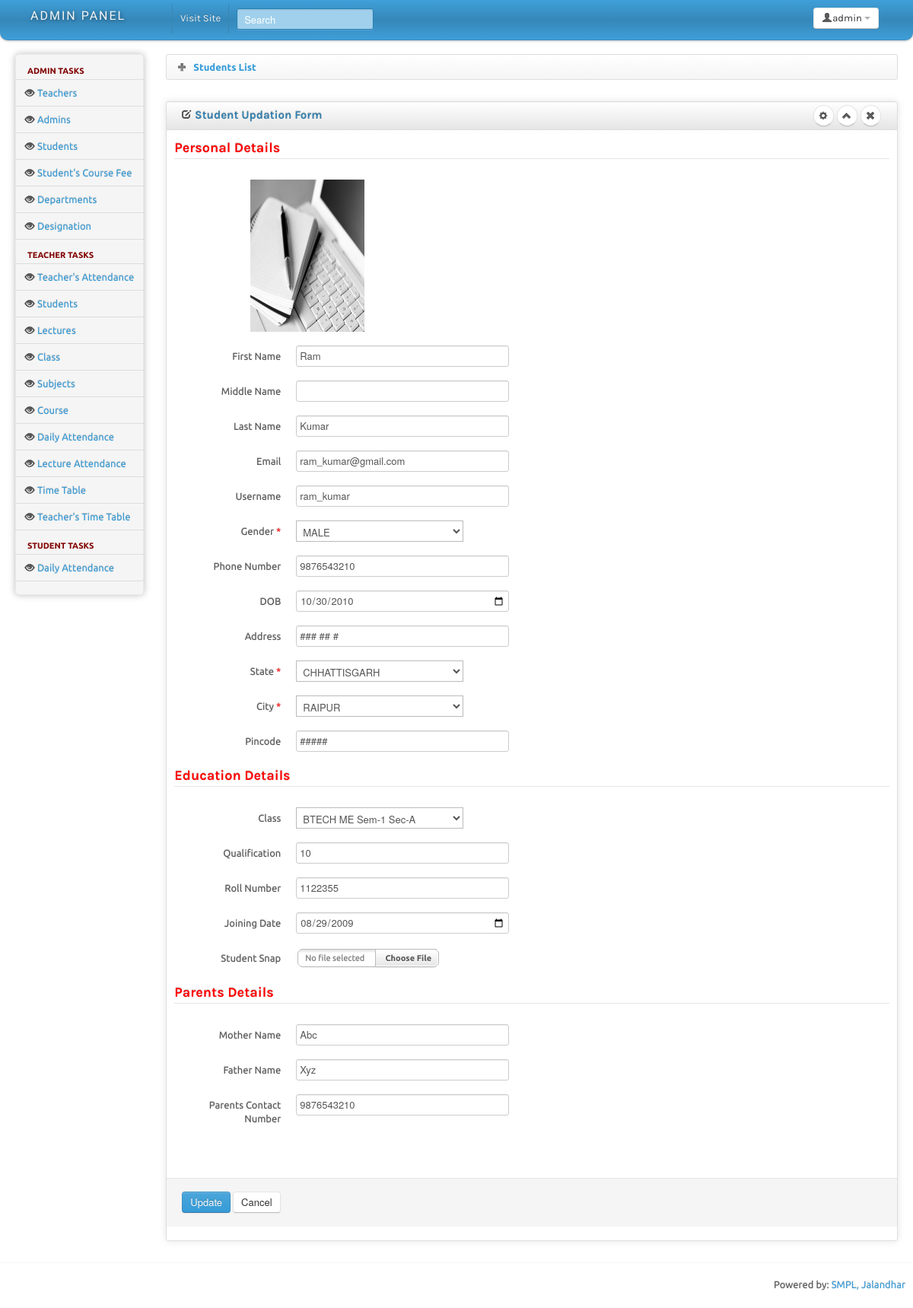
Screenshot of /admin/editstudent.php?id=2 (signed in) with the database file from the repository.
### tables this page shows
CREATE TABLE `students` (
  `id` int(11) NOT NULL,
  `class_id` int(11) NOT NULL,
  `login_id` int(11) NOT NULL,
  `roll_number` varchar(25) NOT NULL,
  `f_name` varchar(25) DEFAULT NULL,
  `l_name` varchar(25) DEFAULT NULL,
  `m_name` varchar(25) DEFAULT NULL,
  `gender` varchar(15) NOT NULL,
  `email` varchar(50) NOT NULL,
  `address` varchar(50) NOT NULL,
  `state` varchar(25) NOT NULL,
  `city` varchar(25) NOT NULL,
  `pincode` varchar(25) NOT NULL,
  `dob` date NOT NULL,
  `phone` varchar(15) NOT NULL,
  `mother_name` varchar(50) NOT NULL,
  `father_name` varchar(50) NOT NULL,
  `parents_contact` varchar(15) NOT NULL,
  `qualification` varchar(100) NOT NULL,
  `joining_date` date NOT NULL,
  `photo` varchar(50) NOT NULL,
  `full_fee` varchar(50) NOT NULL,
  `fee_paid` varchar(50) DEFAULT '0',
  `due_date` date DEFAULT NULL
);

CREATE TABLE `user_login` (
  `id` int(11) NOT NULL,
  `username` varchar(50) NOT NULL,
  `password` varchar(50) NOT NULL,
  `type` varchar(20) NOT NULL,
  `created_at` datetime NOT NULL DEFAULT CURRENT_TIMESTAMP
);

CREATE TABLE `states` (
  `stateid` int(11) NOT NULL,
  `statename` varchar(20) NOT NULL,
  `status` int(11) NOT NULL
);

CREATE TABLE `cities` (
  `cityid` int(11) NOT NULL,
  `stateid` int(11) NOT NULL,
  `cityname` varchar(20) NOT NULL,
  `status` int(11) NOT NULL
);

CREATE TABLE `classes` (
  `id` int(11) NOT NULL,
  `course_id` int(11) NOT NULL,
  `semester` varchar(10) DEFAULT NULL,
  `section` varchar(25) DEFAULT NULL
);

CREATE TABLE `courses` (
  `id` int(11) NOT NULL,
  `name` varchar(50) NOT NULL,
  `branch` varchar(50) NOT NULL,
  `fee_details` varchar(100) NOT NULL
);

### admin/config.php (called while the page is built, shortened)
<?php
class task
{
    public $con=0;
    public function connect()
    {
        $this->con=mysqli_connect($_SESSION['db_ip'], $_SESSION['db_user'], $_SESSION['db_pass'], $_SESSION['db_name']);
    }
    public function query($Query_String)
    {
        if ($this->Query_ID = mysqli_query($this->con, $Query_String)) {
            return $this->Query_ID;
        } else {
            return false;
        }
    }
    public function getValue($table, $field, $id){
        $query="select $field from $table where id=".$id;
        $data= $this->query($query);
        $row = mysqli_fetch_assoc($data);
        return $row[$field];
    }
    public function getValues($table, $field, $id, $check){
        $query="select $field from $table where $check=".$id;
        $data= $this->query($query);
        $row = mysqli_fetch_assoc($data);
        return $row[$field];
    }
}

### admin/editstudent.php (the view, shortened to what this page needs)
<?php
	require_once("config.php");
	$obj1=new task;
	$obj1->checkUser();
	$obj=new task;
	$id=$_GET['id'];
	$query="select * from students where id=$id";
    $data= $obj->query($query);
    $row=mysqli_fetch_array($data);
    extract($row);
	require_once("headincludes.php"); ?>
<body>
		<?php require_once("topbar.php"); ?>
		<div class="container-fluid">
		<div class="row-fluid">
			<div class="span2 main-menu-span">
				<div class="well nav-collapse sidebar-nav">
					<?php require_once("sidemenu.php"); ?>
				</div>
			</div>
			<div id="content" class="span10">
			<div>
				<ul class="breadcrumb">
					<li>
						<a href="students.php" style="text-decoration:none;">
							<img src="img/add.png" />
							<span style="font-weight:bold;">
								Students List
							</span>
						</a>
					</li>
				</ul>
			</div>
			<div class="row-fluid sortable">
				<div class="box span12">
					<div class="box-header well" data-original-title>
						<h2><i class="icon-edit"></i> Student Updation Form</h2>
						<div class="box-icon">
							<a href="#" class="btn btn-setting btn-round"><i class="icon-cog"></i></a>
							<a href="#" class="btn btn-minimize btn-round"><i class="icon-chevron-up"></i></a>
							<a href="#" class="btn btn-close btn-round"><i class="icon-remove"></i></a>
						</div>
					</div>
					<div class="box-content">
						<form class="form-horizontal" method="post" enctype="multipart/form-data">
							<fieldset>
								<div style="margin-left:100px;">
									<img style="height:200px; width:150px; " src="<?php echo $photo;?>">
								</div>
							  <legend><h3 style="color:red;">Personal Details</h3></legend>
							  <div class="control-group">
								<label class="control-label" for="firstname">First Name</label>
								<div class="controls">
								  <input class="input-xlarge focused" style="height:28;" name="firstname" id="firstname" type="text" value="<?php echo $f_name ;?>" required>
								</div>
							  </div>
							  <div class="control-group">
								<label class="control-label" for="middlename">Middle Name</label>
								<div class="controls">
								  <input class="input-xlarge focused" style="height:28;" name="middlename" id="middlename" type="text" value="<?php echo $m_name ;?>" required>
								</div>
							  </div>
							  <div class="control-group">
								<label class="control-label" for="lastname">Last Name</label>
								<div class="controls">
								  <input class="input-xlarge focused" style="height:28;" name="lastname" id="lastname" type="text" value="<?php echo $l_name ;?>" required>
								</div>
							  </div>
							 <div class="control-group">
								<label class="control-label" for="price">Email</label>
								<div class="controls">
								  <input class="input-xlarge focused" style="height:28;" name="email" id="email" type="email" value="<?php echo $email ;?>" required>
								</div>
							  </div>
							  <div class="control-group">
								<label class="control-label" for="price">Username</label>
								<div class="controls">
								  <input class="input-xlarge focused" style="height:28;" name="username" id="username" type="text" value="<?php
								  echo $obj->getValues("user_login","username",$login_id,"id");?>" required>
								</div>
							  </div>
							  <div class="control-group">
								<label class="control-label" for="focusedInput">Gender <span style="color: red;">*</span></label>
								<div class="controls">
								<select name="gender" id="gender">
									<option value="MALE" <?php if($gender=="MALE"){echo "selected";}?> >MALE</option>
								</select>
								</div>
							  </div>
							  <div class="control-group">
								<label class="control-label" for="phone">Phone Number</label>
								<div class="controls">
								  <input class="input-xlarge focused" style="height:28;" name="phone" id="phone" type="text" value="<?php echo $phone ;?>" required>
								</div>
							  </div>
							  <div class="control-group">
								<label class="control-label" for="dob">DOB</label>
								<div class="controls">
								  <input class="input-xlarge focused" style="height:28;" name="dob" id="dob" type="date" value="<?php echo $dob ;?>" required>
								</div>
							  </div>
							  <div class="control-group">
								<label class="control-label" for="address">Address</label>
								<div class="controls">
								  <input class="input-xlarge focused" style="height:28;" name="address" id="address" type="text" value="<?php echo $address ;?>" required>
								</div>
							  </div>
							  <div class="control-group">
								<label class="control-label" for="focusedInput">State <span style="color: red;">*</span></label>
								<div class="controls">
								  <select name="state" id="state" onchange="loadcities();">
									<?php
										$query = "select * from states";
										$obj1->connect();
										$data = $obj1->query($query);
										while($row1 = mysqli_fetch_assoc($data))
										{
									?>
											<option value='<?php echo $row1['stateid'];?>' <?php if ($state==$row1['stateid']) { echo "selected"; } ?>><?php echo $row1['statename']; ?></option>";
										<?php
										 	}
										?>
								  </select>
								</div>
							  </div>
							  <div class="control-group">
								<label class="control-label" for="focusedInput">City <span style="color: red;">*</span></label>
								<div class="controls">
								  <select name="city" id="city">
									<?php
										$query = "select * from cities";
										$obj1->connect();
										$data = $obj1->query($query);
										while($row1 = mysqli_fetch_assoc($data))
										{
									?>
											<option value='<?php echo $row1['cityid']?>' <?php if ($city==$row1['cityid']) { echo "selected"; } ?>><?php echo $row1['cityname']; ?></option>";
										<?php
										 	}
										?>
								  </select>
								</div>
							  </div>
							  <div class="control-group">
								<label class="control-label" for="pincode">Pincode</label>
								<div class="controls">
								  <input class="input-xlarge focused" style="height:28;" name="pincode" id="pincode" type="text" value="<?php echo $pincode ;?>" required>
								</div>
							  </div>
							  <legend><h3 style="color:red;">Education Details</h3></legend>
							  <div class="control-group">
								<label class="control-label" for="focusedInput">Class</label>
								<div class="controls">
									<select name="class" id="class" >
									<?php
										$query = "select * from classes";
										$obj1->connect();
										$data = $obj1->query($query);
										while($row = mysqli_fetch_assoc($data))
										{
											extract($row);
									?>
										<option value="<?=$id?>" <?php if ($class_id==$id) { echo "selected"; } ?> ><?=$obj1->getValue('courses', 'name', $course_id)." ".$obj1->getValue('courses', 'branch', $course_id)." Sem-$semester Sec-$section"?></option>
									<?php }?>
								  </select>
								</div>
							  </div>
							  <div class="control-group">
								<label class="control-label" for="qual">Qualification</label>
								<div class="controls">
								  <input class="input-xlarge focused" style="height:28;" name="qual" id="qual" type="text" value="<?php echo $qualification ;?>" required>
								</div>
							  </div>
							  <div class="control-group">
								<label class="control-label" for="qual">Roll Number</label>
								<div class="controls">
								  <input class="input-xlarge focused" style="height:28;" name="roll_num" id="roll_num" type="text" value="<?php echo $roll_number ;?>" required>
								</div>
							  </div>
							  <div class="control-group">
								<label class="control-label" for="experience">Joining Date</label>
								<div class="controls">
								  <input class="input-xlarge focused" style="height:28;" name="join_date" id="join_date" type="date" value="<?php echo $joining_date ;?>" required>
								</div>
							  </div>
							  <div class="control-group">
							  	<label class="control-label" for="fileInput">Student Snap</label>
								  <div class="controls">
								  </div>
							  </div>
							  <legend><h3 style="color:red;">Parents Details</h3></legend>
							  <div class="control-group">
								<label class="control-label" for="qual">Mother Name</label>
								<div class="controls">
								  <input class="input-xlarge focused" style="height:28;" name="mother" id="mother" type="text" value="<?php echo $mother_name ;?>" required>
								</div>
							  </div>
							  <div class="control-group">
								<label class="control-label" for="qual">Father Name</label>
								<div class="controls">
								  <input class="input-xlarge focused" style="height:28;" name="father" id="father" type="text" value="<?php echo $father_name ;?>" required>
								</div>
							  </div>
							   <div class="control-group">
								<label class="control-label" for="qual">Parents Contact Number</label>
								<div class="controls">
								  <input class="input-xlarge focused" style="height:28;" name="parents_contact" id="parents_contact" type="text" value="<?php echo $parents_contact ;?>" required>
								</div>
							  </div>
							</div>
							  <div class="form-actions">
								<button type="submit" name="submit" class="btn btn-primary">Update</button>
								<button class="btn">Cancel</button>
							  </div>
					</div>
				</div>
			</div>
			</div>
				</div>
		<hr>
		<?php require_once("footer.php"); ?>
</body>
</html>

### admin/css/charisma-app.css (style rules this page uses)
select { background-color:#fff; }
.box { border: 1px solid #DEDEDE; border-radius:3px; -webkit-border-radius:3px; -moz-border-radius:3px; margin-top: 10px; margin-bottom: 10px ; box-shadow: 0 0 10px rgba(189, 189, 189, 0.4); -webkit-box-shadow: 0 0 10px rgba(189, 189, 189, 0.4); -moz-box-shadow: 0 0 10px rgba(189, 189, 189, 0.4); }
.box-header { border:none; padding-top:5px; border-bottom: 1px solid #DEDEDE; border-radius:3px 3px 0 0; -webkit-border-radius:3px 3px 0 0; -moz-border-radius:3px 3px 0 0; height:12px; min-height:12px; margin-bottom: 0; cursor:move; font-weight:bold; font-size:16px; background: -moz-linear-gradient(top, rgba(255,255,255,0) 0%, rgba(0,0,0,0.1) 100%); background: -webkit-gradient(linear, left top, left bottom, color-stop(0%,rgba(255,255,255,0)), color-stop(100%,rgba(0,0,0,0.1))); background: -webkit-linear-gradient(top, rgba(255,255,255,0) 0%,rgba(0,0,0,0.1) 100%); background: -o-linear-gradient(top, rgba(255,255,255,0) 0%,rgba(0,0,0,0.1) 100%); background: -ms-linear-gradient(top, rgba(255,255,255,0) 0%,rgba(0,0,0,0.1) 100%); background: linear-gradient(to bottom, rgba(255,255,255,0) 0%,rgba(0,0,0,0.1) 100%); filter: progid:DXImageTransform.Microsoft.gradient( startColorstr='#00ffffff', endColorstr='#1a000000',GradientType=0 ); }
.box-header h2 { font-size:15px; width:auto; clear:none; float:left; line-height:25px; }
.box-header h2 > i { margin-top:1px; }
.box-icon { float:right; }
.box-icon a { clear:none; float:left; margin:0 2px; height: 18px; width:5px; margin-top: -1px; }
.box-icon a i { margin-left:-4.5px; }
.box-content { padding:10px; }
.btn-round { border-radius: 40px; -webkit-border-radius: 40px; -moz-border-radius: 40px; font-size:12px; padding-top:4px; }
.sidebar-nav { min-height:0; box-shadow: 0 0 10px #BDBDBD; -webkit-box-shadow: 0 0 10px #BDBDBD; -moz-box-shadow: 0 0 10px #BDBDBD; border-radius: 5px; -webkit-border-radius: 5px; -moz-border-radius: 5px; margin-bottom: 0; padding-bottom:0; }

### admin/headincludes.php (style rules this page uses)
body { padding-bottom: 40px; }
.sidebar-nav { padding: 9px 0; }

### rows the page displays
students: photo (picture), firstname "Ram", lastname "Kumar", email "ram_kumar@gmail.com", username "ram_kumar", phone "9876543210", dob "10/30/2010", address "### ## #", state "CHHATTISGARH", city "RAIPUR", pincode "#####", class "BTECH ME Sem-1 Sec-A", qual "10", roll_num "1122355", join_date "08/29/2009", mother "Abc", father "Xyz", parents_contact "9876543210"
